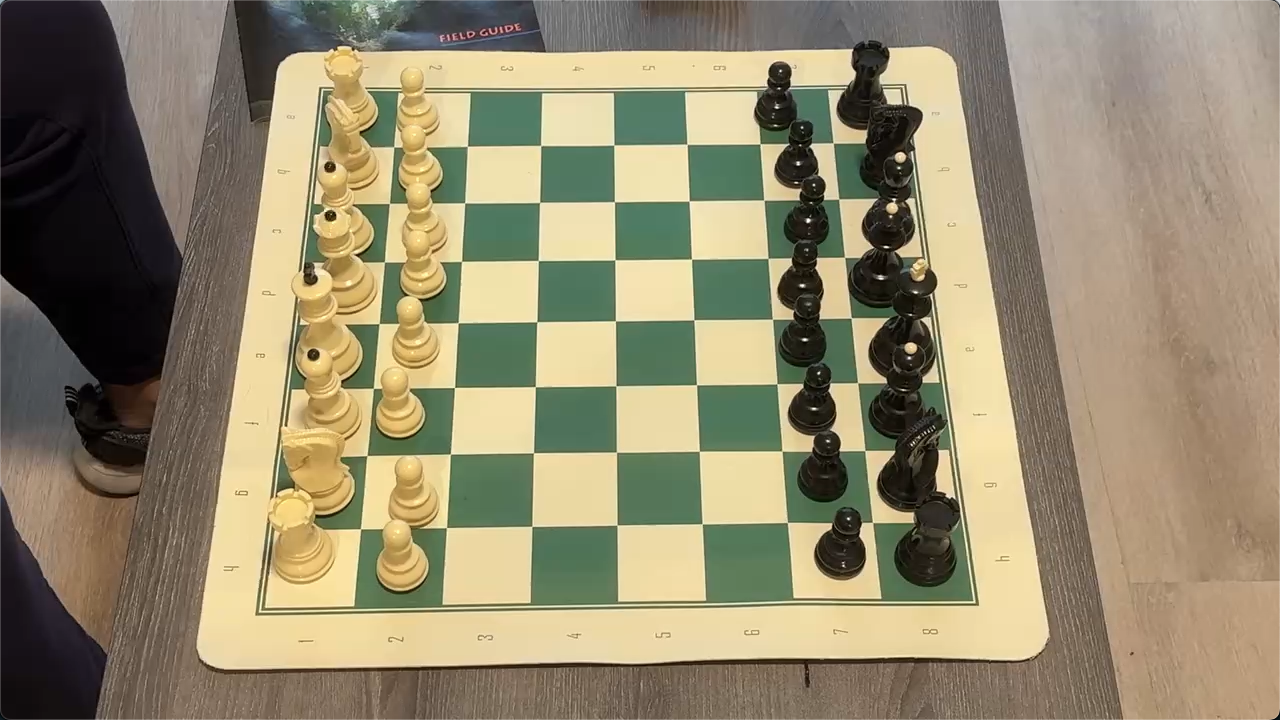
#> input picture test1.png, 1280 x 720 px
$ python -i detector.py   (imports and definitions only)   (older library calls are emulated)
#> lines starting #> are read from the running program, lines starting #| are printed output that depends on the picture
#> further down, picture is the input picture: shape (720, 1280, 3); mean B, G, R 110.5, 137.7, 147.2
from __future__ import annotations

from dataclasses import dataclass

import cv2
import numpy as np


class DetectionError(RuntimeError):
    pass


@dataclass
class BoardDetection:
    corners: np.ndarray
    grid_points: np.ndarray
    score: float
    method: str


class ChessboardDetector:
    def __init__(self, warp_size: int = 800) -> None:
        self.warp_size = warp_size

    def detect(self, image: np.ndarray, min_score: float = 0.15) -> BoardDetection:
        if image is None or image.size == 0:
            raise DetectionError("Input image is empty.")

        gray = self._preprocess(image)

        helper_result = self._detect_with_opencv_helper(gray, image.shape)
        if helper_result is not None:
            return helper_result

        candidates = self._generate_candidates(gray)
        if not candidates:
            raise DetectionError("No board candidates were found.")

        scored_candidates: list[BoardDetection] = []
        for candidate in candidates:
            scored = self._score_candidate(image, gray, candidate)
            if scored is None:
                continue
            scored_candidates.append(scored)

        if not scored_candidates:
            raise DetectionError("No valid board candidate survived scoring.")

        scored_candidates.sort(key=lambda detection: detection.score, reverse=True)
        best_detection = scored_candidates[0]

        helper_retry_count = min(5, len(scored_candidates))
        for detection in scored_candidates[:helper_retry_count]:
            refined = self._detect_helper_on_candidate(image, detection.corners)
            if refined is not None:
                return refined

        if best_detection.score < min_score:
            raise DetectionError(
                f"Best candidate score {best_detection.score:.3f} is below threshold {min_score:.3f}."
            )
        return best_detection

    def _preprocess(self, image: np.ndarray) -> np.ndarray:
        gray = cv2.cvtColor(image, cv2.COLOR_BGR2GRAY)
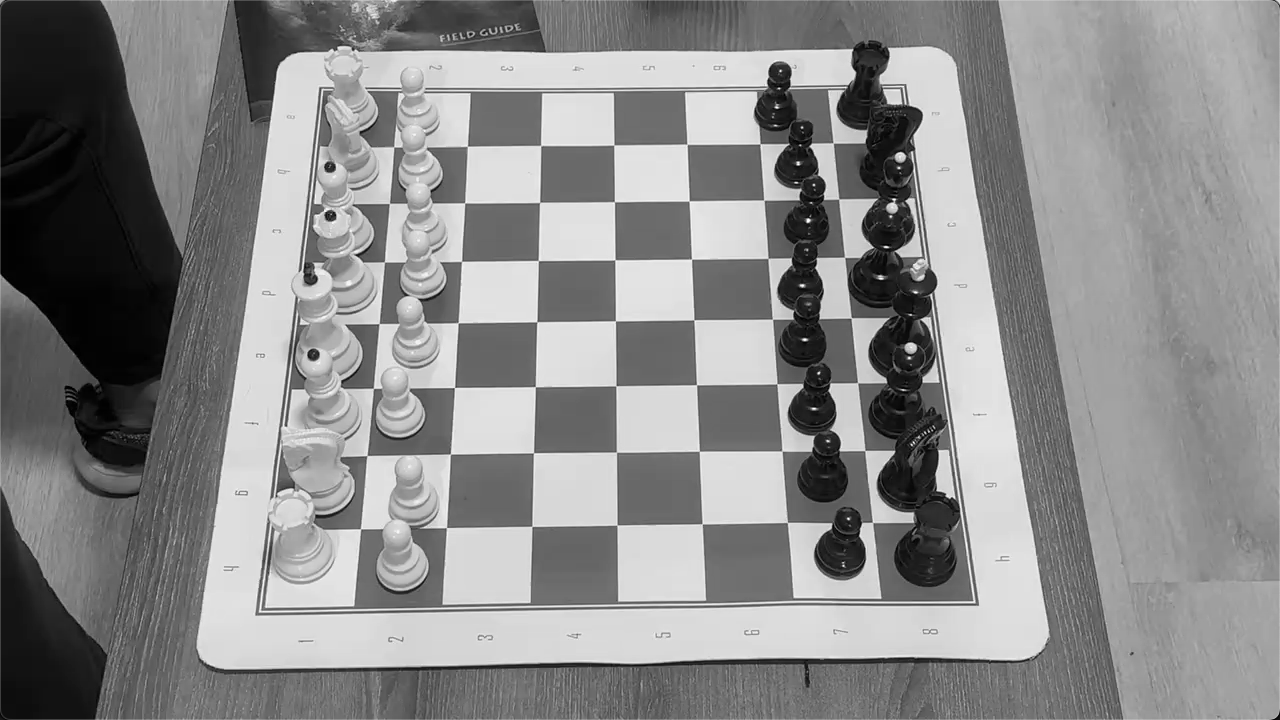
#> gray: shape (720, 1280); min 0, max 255, mean 137.4
        gray = cv2.GaussianBlur(gray, (5, 5), 0)
        clahe = cv2.createCLAHE(clipLimit=2.0, tileGridSize=(8, 8))
        return clahe.apply(gray)
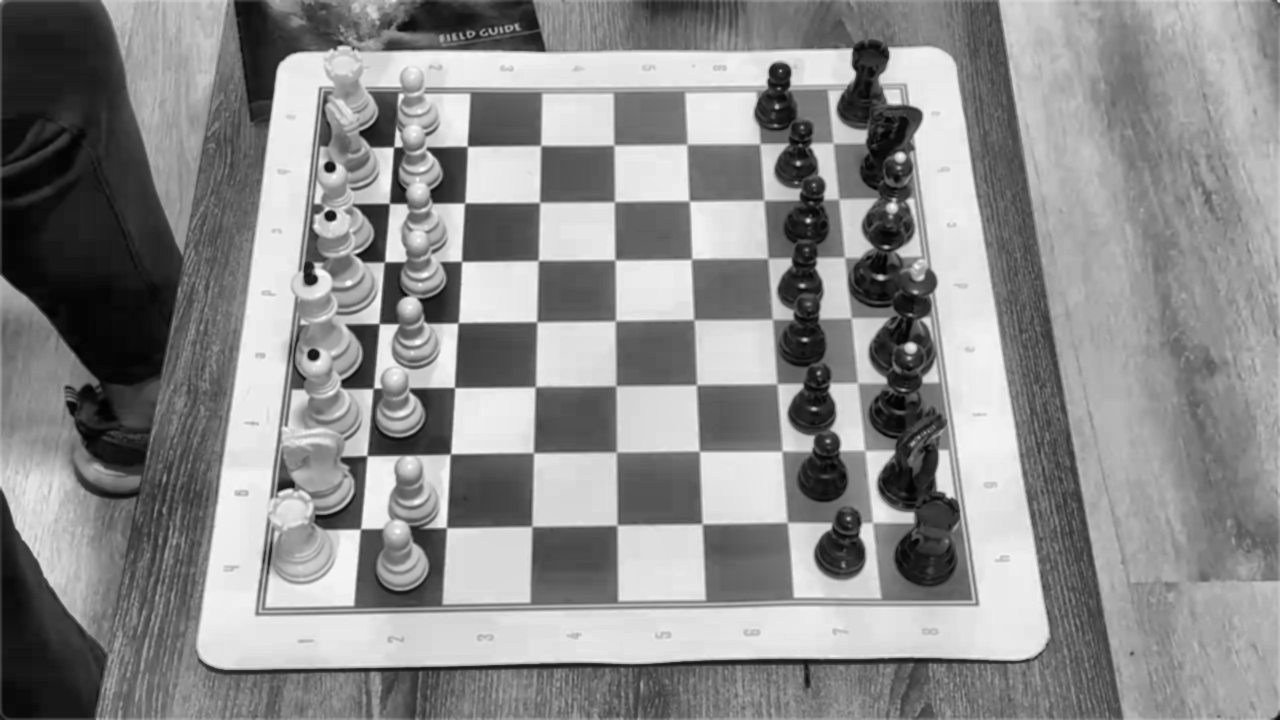
#> returned value: shape (720, 1280); min 1, max 251, mean 139.8

    def _helper_variants(self, gray: np.ndarray) -> list[np.ndarray]:
        clahe_strong = cv2.createCLAHE(clipLimit=3.5, tileGridSize=(8, 8)).apply(gray)
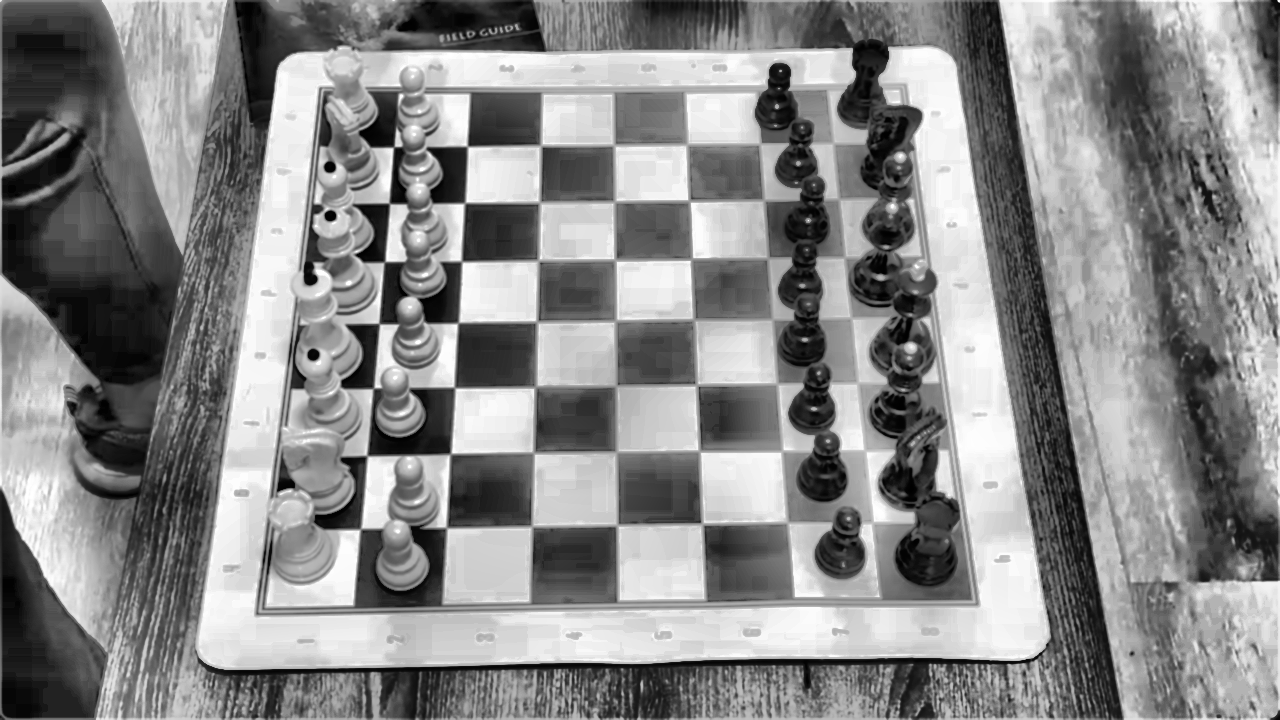
#> clahe_strong: shape (720, 1280); min 0, max 255, mean 136.4
        normalized = cv2.normalize(gray, None, 0, 255, cv2.NORM_MINMAX)
        blurred = cv2.GaussianBlur(gray, (7, 7), 0)
        sharpened = cv2.addWeighted(gray, 1.6, blurred, -0.6, 0)
        adaptive = cv2.adaptiveThreshold(
            gray,
            255,
            cv2.ADAPTIVE_THRESH_GAUSSIAN_C,
            cv2.THRESH_BINARY,
            31,
            7,
        )

        variants = [
            gray,
            255 - gray,
            clahe_strong,
            255 - clahe_strong,
            normalized,
            255 - normalized,
            sharpened,
            255 - sharpened,
            adaptive,
            255 - adaptive,
        ]

        deduped: list[np.ndarray] = []
        seen: set[bytes] = set()
#> seen = 0 items
        for variant in variants:
            clipped = np.clip(variant, 0, 255).astype(np.uint8)
            key = clipped.tobytes()
            if key in seen:
                continue
            seen.add(key)
            deduped.append(clipped)
        return deduped

    def _detect_with_opencv_helper(
        self, gray: np.ndarray, image_shape: tuple[int, ...]
    ) -> BoardDetection | None:
        return self._run_helper(gray, image_shape, method_prefix="findChessboardCornersSB")

    # [37 lines left out: function _detect_helper_on_candidate, not called in this run]

    def _run_helper(
        self, gray: np.ndarray, image_shape: tuple[int, ...], method_prefix: str
    ) -> BoardDetection | None:
        flags = (
            cv2.CALIB_CB_EXHAUSTIVE
            | cv2.CALIB_CB_ACCURACY
            | cv2.CALIB_CB_NORMALIZE_IMAGE
        )
        template_inner = np.array(
            [[x, y] for y in range(1, 8) for x in range(1, 8)], dtype=np.float32
        )
        outer_template = np.array(
            [[0, 0], [8, 0], [8, 8], [0, 8]], dtype=np.float32
        ).reshape(-1, 1, 2)

        for index, variant in enumerate(self._helper_variants(gray)):
            found, corners = cv2.findChessboardCornersSB(variant, (7, 7), flags=flags)
            if not found or corners is None or len(corners) != 49:
                continue

            inner = corners.reshape(-1, 2).astype(np.float32)
            homography, _ = cv2.findHomography(template_inner, inner, cv2.RANSAC, 3.0)
            if homography is None:
                continue

            projected_outer = cv2.perspectiveTransform(
                outer_template, homography
            ).reshape(-1, 2)
            if not self._corners_inside_image(projected_outer, image_shape):
                continue

            grid_points = self._project_full_grid(homography)
            method = method_prefix
            if index > 0:
                method = f"{method_prefix}_variant{index}"
            return BoardDetection(
                corners=self._order_corners(projected_outer),
                grid_points=grid_points,
                score=1.0,
                method=method,
            )
#> this loop made 1 pass
#> (found, height in _corners_inside_image, width in _corners_inside_image, x_ok in _corners_inside_image, y_ok in _corners_inside_image, sums in _order_corners, diffs in _order_corners) on pass 1: (True, 720, 1280, True, True, [421.4, 989, 1562.3, 871.6], [231.9, 809.2, 370.3, -338.2])

        return None

    # [131 lines left out: functions _generate_candidates, _score_candidate, _cell_means, _checker_contrast_score, _grid_line_score, _row_col_variation_score, not called in this run]

    def _project_full_grid(self, homography: np.ndarray) -> np.ndarray:
        template = np.array(
            [[x, y] for y in range(9) for x in range(9)], dtype=np.float32
        ).reshape(-1, 1, 2)
        projected = cv2.perspectiveTransform(template, homography).reshape(9, 9, 2)
        return projected

    def _corners_inside_image(
        self, corners: np.ndarray, image_shape: tuple[int, ...], margin: float = 0.1
    ) -> bool:
        height, width = image_shape[:2]
        x_ok = np.all(
            (corners[:, 0] >= -width * margin) & (corners[:, 0] <= width * (1.0 + margin))
        )
        y_ok = np.all(
            (corners[:, 1] >= -height * margin)
            & (corners[:, 1] <= height * (1.0 + margin))
        )
        return bool(x_ok and y_ok)

    def _order_corners(self, corners: np.ndarray) -> np.ndarray:
        corners = np.asarray(corners, dtype=np.float32)
        sums = corners.sum(axis=1)
        diffs = corners[:, 0] - corners[:, 1]
        ordered = np.zeros((4, 2), dtype=np.float32)
        ordered[0] = corners[np.argmin(sums)]
        ordered[2] = corners[np.argmax(sums)]
        ordered[1] = corners[np.argmin(diffs)]
        ordered[3] = corners[np.argmax(diffs)]
        return ordered

>>> import cv2
>>> picture = cv2.imread('../../test1.png')
>>> result = ChessboardDetector().detect(picture)
